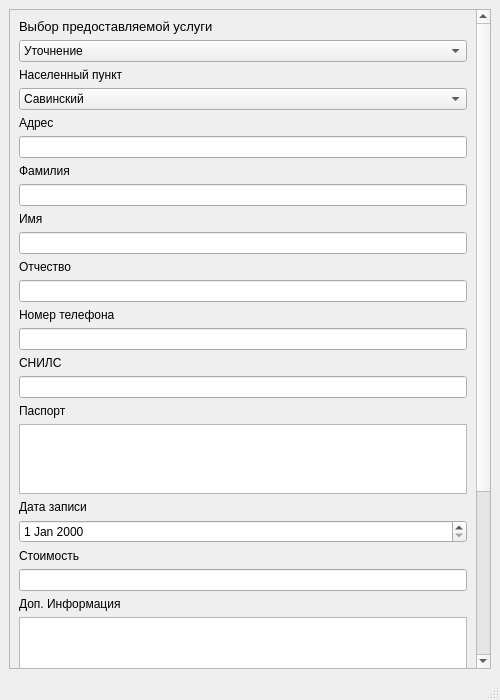
<?xml version="1.0" encoding="UTF-8"?>
<ui version="4.0">
 <class>addServices</class>
 <widget class="QMainWindow" name="addServices">
  <property name="geometry">
   <rect>
    <x>0</x>
    <y>0</y>
    <width>500</width>
    <height>700</height>
   </rect>
  </property>
  <property name="sizePolicy">
   <sizepolicy hsizetype="Fixed" vsizetype="Fixed">
    <horstretch>0</horstretch>
    <verstretch>0</verstretch>
   </sizepolicy>
  </property>
  <property name="minimumSize">
   <size>
    <width>500</width>
    <height>700</height>
   </size>
  </property>
  <property name="maximumSize">
   <size>
    <width>500</width>
    <height>700</height>
   </size>
  </property>
  <property name="windowTitle">
   <string>MainWindow</string>
  </property>
  <widget class="QWidget" name="centralwidget">
   <property name="font">
    <font>
     <family>Yu Gothic UI</family>
     <pointsize>9</pointsize>
    </font>
   </property>
   <layout class="QVBoxLayout" name="verticalLayout">
    <item>
     <widget class="QScrollArea" name="scrollArea">
      <property name="verticalScrollBarPolicy">
       <enum>Qt::ScrollBarAlwaysOn</enum>
      </property>
      <property name="widgetResizable">
       <bool>true</bool>
      </property>
      <widget class="QWidget" name="scrollAreaWidgetContents_2">
       <property name="geometry">
        <rect>
         <x>0</x>
         <y>-487</y>
         <width>455</width>
         <height>1112</height>
        </rect>
       </property>
       <layout class="QVBoxLayout" name="verticalLayout_2">
        <item>
         <widget class="QLabel" name="labelService">
          <property name="font">
           <font>
            <pointsize>10</pointsize>
           </font>
          </property>
          <property name="text">
           <string>Выбор предоставляемой услуги</string>
          </property>
         </widget>
        </item>
        <item>
         <widget class="QComboBox" name="comboBoxProvideServices">
          <item>
           <property name="text">
            <string>Уточнение </string>
           </property>
          </item>
          <item>
           <property name="text">
            <string>Учёт </string>
           </property>
          </item>
          <item>
           <property name="text">
            <string>Технический план</string>
           </property>
          </item>
          <item>
           <property name="text">
            <string>Перераспределение</string>
           </property>
          </item>
          <item>
           <property name="text">
            <string>Раздел</string>
           </property>
          </item>
         </widget>
        </item>
        <item>
         <widget class="QLabel" name="labelCity">
          <property name="text">
           <string>Населенный пункт</string>
          </property>
         </widget>
        </item>
        <item>
         <widget class="QComboBox" name="comboBoxCity">
          <item>
           <property name="text">
            <string>Савинский</string>
           </property>
          </item>
          <item>
           <property name="text">
            <string>Плесецк</string>
           </property>
          </item>
          <item>
           <property name="text">
            <string>19 кв.</string>
           </property>
          </item>
          <item>
           <property name="text">
            <string>Березка</string>
           </property>
          </item>
          <item>
           <property name="text">
            <string>88 кв.</string>
           </property>
          </item>
          <item>
           <property name="text">
            <string>Кривозерка</string>
           </property>
          </item>
          <item>
           <property name="text">
            <string>Савинское</string>
           </property>
          </item>
          <item>
           <property name="text">
            <string>Федово</string>
           </property>
          </item>
          <item>
           <property name="text">
            <string>Конево</string>
           </property>
          </item>
         </widget>
        </item>
        <item>
         <widget class="QLabel" name="labelAddress">
          <property name="text">
           <string>Адрес</string>
          </property>
         </widget>
        </item>
        <item>
         <widget class="QLineEdit" name="lineEditAddress"/>
        </item>
        <item>
         <widget class="QLabel" name="labelSurname">
          <property name="text">
           <string>Фамилия</string>
          </property>
         </widget>
        </item>
        <item>
         <widget class="QLineEdit" name="lineEditSurname"/>
        </item>
        <item>
         <widget class="QLabel" name="labelName">
          <property name="text">
           <string>Имя</string>
          </property>
         </widget>
        </item>
        <item>
         <widget class="QLineEdit" name="lineEditName"/>
        </item>
        <item>
         <widget class="QLabel" name="labelMiddleName">
          <property name="text">
           <string>Отчество</string>
          </property>
         </widget>
        </item>
        <item>
         <widget class="QLineEdit" name="lineEditMiddleName"/>
        </item>
        <item>
         <widget class="QLabel" name="labelTelefone">
          <property name="text">
           <string>Номер телефона</string>
          </property>
         </widget>
        </item>
        <item>
         <widget class="QLineEdit" name="lineEditTelefone"/>
        </item>
        <item>
         <widget class="QLabel" name="labelSnils">
          <property name="text">
           <string>СНИЛС</string>
          </property>
         </widget>
        </item>
        <item>
         <widget class="QLineEdit" name="lineEditSnils"/>
        </item>
        <item>
         <widget class="QLabel" name="labelPassport">
          <property name="text">
           <string>Паспорт</string>
          </property>
         </widget>
        </item>
        <item>
         <widget class="QTextEdit" name="textEditPassport"/>
        </item>
        <item>
         <widget class="QLabel" name="labelDate">
          <property name="text">
           <string>Дата записи</string>
          </property>
         </widget>
        </item>
        <item>
         <widget class="QDateEdit" name="dateEditDate"/>
        </item>
        <item>
         <widget class="QLabel" name="labelPrice">
          <property name="text">
           <string>Стоимость</string>
          </property>
         </widget>
        </item>
        <item>
         <widget class="QLineEdit" name="lineEditPrice"/>
        </item>
        <item>
         <widget class="QLabel" name="labelInfo">
          <property name="text">
           <string>Доп. Информация</string>
          </property>
         </widget>
        </item>
        <item>
         <widget class="QTextEdit" name="textEditInfo"/>
        </item>
        <item>
         <widget class="QLabel" name="labelStatus">
          <property name="text">
           <string>Статус</string>
          </property>
         </widget>
        </item>
        <item>
         <widget class="QComboBox" name="comboBoxStatus">
          <item>
           <property name="text">
            <string>Срочно</string>
           </property>
          </item>
          <item>
           <property name="text">
            <string>В ожидании</string>
           </property>
          </item>
          <item>
           <property name="text">
            <string>Обычно</string>
           </property>
          </item>
         </widget>
        </item>
        <item>
         <widget class="QLabel" name="labelWork">
          <property name="text">
           <string>Съёмка</string>
          </property>
         </widget>
        </item>
        <item>
         <widget class="QComboBox" name="comboBoxWork">
          <item>
           <property name="text">
            <string>Ожидает выезд</string>
           </property>
          </item>
          <item>
           <property name="text">
            <string>В обработке</string>
           </property>
          </item>
          <item>
           <property name="text">
            <string>Готова</string>
           </property>
          </item>
         </widget>
        </item>
        <item>
         <widget class="QLabel" name="labelDataWork">
          <property name="text">
           <string>Дата съёмки</string>
          </property>
         </widget>
        </item>
        <item>
         <widget class="QDateEdit" name="dateEditDataWork"/>
        </item>
        <item>
         <widget class="QPushButton" name="pushButton">
          <property name="text">
           <string>Добавить</string>
          </property>
         </widget>
        </item>
        <item>
         <widget class="QPushButton" name="pushButtonOpenFolder">
          <property name="enabled">
           <bool>false</bool>
          </property>
          <property name="text">
           <string>Открыть папку</string>
          </property>
         </widget>
        </item>
       </layout>
      </widget>
     </widget>
    </item>
   </layout>
  </widget>
  <widget class="QMenuBar" name="menubar">
   <property name="geometry">
    <rect>
     <x>0</x>
     <y>0</y>
     <width>500</width>
     <height>26</height>
    </rect>
   </property>
  </widget>
  <widget class="QStatusBar" name="statusbar"/>
 </widget>
 <resources/>
 <connections/>
</ui>
